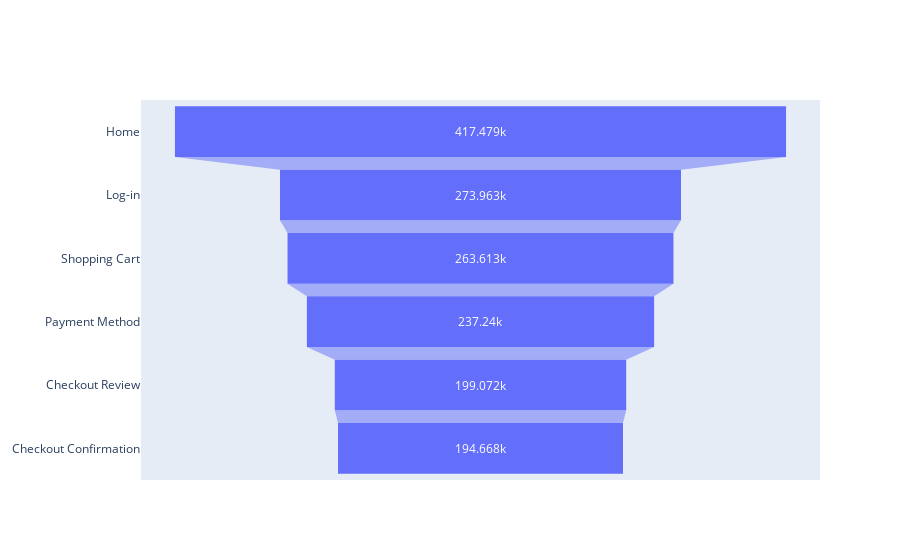
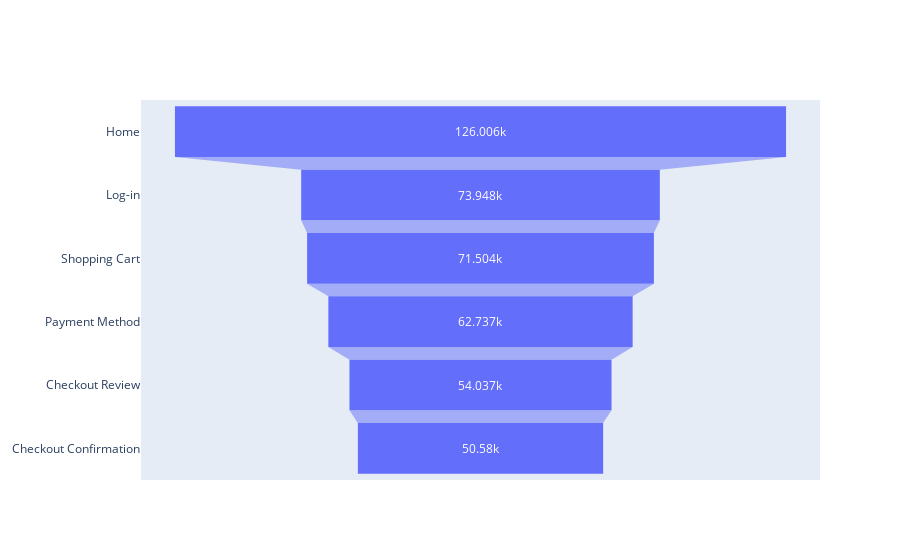

Source (notebook cell) for these figures, in order:
### Code cell
lst = [bought_once, bought_more_than_once]

for i, df in enumerate(lst):
    i = i + 1
    get_time(df, i)
    session_num(df, i)
    add_cart_num(df, i)
    get_cart_and_payment_time(df, i)
    landing_page(df, i)
    closing_page(df, i)
    get_hour_and_day(df, i)
    get_funnel(df, i)

### Figure 1 — Plotly figure (JSON) as saved in the notebook; plotly's stock layout.template omitted (floating-point values rounded to 4 significant figures)
{"data": [{"type": "funnel", "x": [417479, 273963, 263613, 237240, 199072, 194668], "y": ["Home", "Log-in", "Shopping Cart", "Payment Method", "Checkout Review", "Checkout Confirmation"]}], "layout": {}}

### Figure 2 — Plotly figure (JSON) as saved in the notebook; plotly's stock layout.template omitted (floating-point values rounded to 4 significant figures)
{"data": [{"type": "funnel", "x": [126006, 73948, 71504, 62737, 54037, 50580], "y": ["Home", "Log-in", "Shopping Cart", "Payment Method", "Checkout Review", "Checkout Confirmation"]}], "layout": {}}
